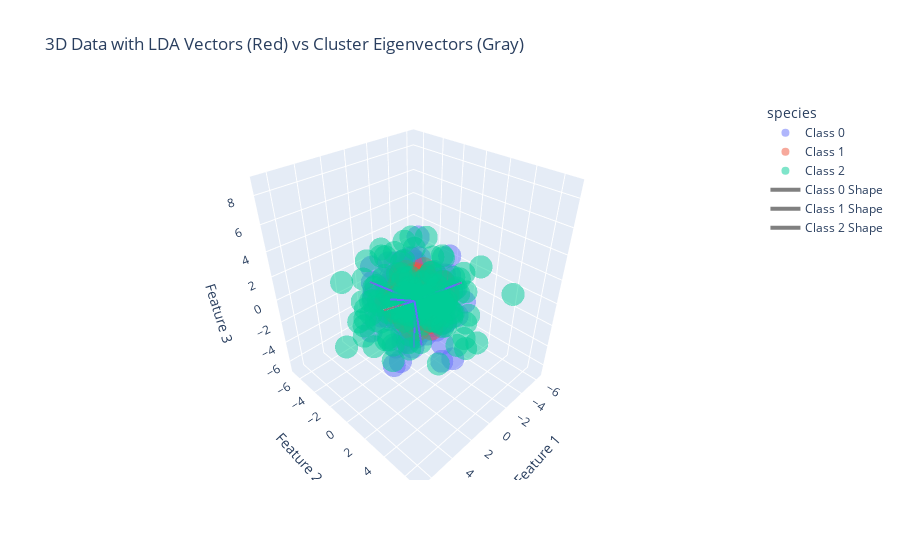

The notebook cell this image was saved under:
### Code cell
# --- A. Plot Per-Class Covariance Eigenvectors (The Shape of the Clusters) ---
unique_classes = np.unique(y)
for cls_idx in unique_classes:
    # Get data for this class
    class_data = X[y == cls_idx]
    class_mean = np.mean(class_data, axis=0)
    class_cov = np.cov(class_data, rowvar=False)
    
    # Calculate Eigenvalues and Eigenvectors
    vals, vecs = np.linalg.eigh(class_cov)
    
    # Draw all 3 eigenvectors for this class
    for i in range(len(vals)):
        vec = vecs[:, i]
        # Scale by std dev (sqrt of eigenvalue) for realistic sizing
        val = np.sqrt(vals[i]) * 2.0 
        
        end_point = class_mean + (vec * val)
        
        fig_3d.add_trace(go.Scatter3d(
            x=[class_mean[0], end_point[0]],
            y=[class_mean[1], end_point[1]],
            z=[class_mean[2], end_point[2]],
            mode='lines',
            line=dict(color='gray', width=4),
            name=f'Class {cls_idx} Shape' if i == 0 else None,
            showlegend=(i == 0)
        ))

fig_3d.show()

### Figure 1 — Plotly figure (JSON) as saved in the notebook; plotly's stock layout.template omitted (floating-point values rounded to 4 significant figures; data arrays with more than 128 entries replaced by an {"elided": "..."} marker saying what was removed)
{"data": [{"hovertemplate": "species=Class 0<br>Feature 1=%{x}<br>Feature 2=%{y}<br>Feature 3=%{z}<extra></extra>", "legendgroup": "Class 0", "marker": {"color": "#636efa", "opacity": 0.5, "symbol": "circle"}, "mode": "markers", "name": "Class 0", "scene": "scene", "showlegend": true, "type": "scatter3d", "x": {"elided": "150 float values"}, "y": {"elided": "150 float values"}, "z": {"elided": "150 float values"}}, {"hovertemplate": "species=Class 1<br>Feature 1=%{x}<br>Feature 2=%{y}<br>Feature 3=%{z}<extra></extra>", "legendgroup": "Class 1", "marker": {"color": "#EF553B", "opacity": 0.5, "symbol": "circle"}, "mode": "markers", "name": "Class 1", "scene": "scene", "showlegend": true, "type": "scatter3d", "x": {"elided": "150 float values"}, "y": {"elided": "150 float values"}, "z": {"elided": "150 float values"}}, {"hovertemplate": "species=Class 2<br>Feature 1=%{x}<br>Feature 2=%{y}<br>Feature 3=%{z}<extra></extra>", "legendgroup": "Class 2", "marker": {"color": "#00cc96", "opacity": 0.5, "symbol": "circle"}, "mode": "markers", "name": "Class 2", "scene": "scene", "showlegend": true, "type": "scatter3d", "x": {"elided": "150 float values"}, "y": {"elided": "150 float values"}, "z": {"elided": "150 float values"}}, {"line": {"color": "gray", "width": 4}, "mode": "lines", "name": "Class 0 Shape", "showlegend": true, "type": "scatter3d", "x": [4.089, 6.181], "y": [3.849, 3.627], "z": [4.116, 4.481]}, {"line": {"color": "gray", "width": 4}, "mode": "lines", "showlegend": false, "type": "scatter3d", "x": [4.089, 4.039], "y": [3.849, 1.723], "z": [4.116, 3.103]}, {"line": {"color": "gray", "width": 4}, "mode": "lines", "showlegend": false, "type": "scatter3d", "x": [4.089, 4.608], "y": [3.849, 4.938], "z": [4.116, 1.804]}, {"line": {"color": "gray", "width": 4}, "mode": "lines", "name": "Class 1 Shape", "showlegend": true, "type": "scatter3d", "x": [-3.938, -2.139], "y": [-4.024, -4.268], "z": [-3.971, -3.879]}, {"line": {"color": "gray", "width": 4}, "mode": "lines", "showlegend": false, "type": "scatter3d", "x": [-3.938, -4.074], "y": [-4.024, -5.535], "z": [-3.971, -5.331]}, {"line": {"color": "gray", "width": 4}, "mode": "lines", "showlegend": false, "type": "scatter3d", "x": [-3.938, -3.673], "y": [-4.024, -2.652], "z": [-3.971, -5.522]}, {"line": {"color": "gray", "width": 4}, "mode": "lines", "name": "Class 2 Shape", "showlegend": true, "type": "scatter3d", "x": [0.2547, 2.429], "y": [0.04131, 2.104], "z": [0.1321, -1.586]}, {"line": {"color": "gray", "width": 4}, "mode": "lines", "showlegend": false, "type": "scatter3d", "x": [0.2547, 3.305], "y": [0.04131, -1.062], "z": [0.1321, 2.668]}, {"line": {"color": "gray", "width": 4}, "mode": "lines", "showlegend": false, "type": "scatter3d", "x": [0.2547, -0.7586], "y": [0.04131, 3.309], "z": [0.1321, 2.773]}], "layout": {"legend": {"title": {"text": "species"}, "tracegroupgap": 0}, "scene": {"domain": {"x": [0, 1], "y": [0, 1]}, "xaxis": {"title": {"text": "Feature 1"}}, "yaxis": {"title": {"text": "Feature 2"}}, "zaxis": {"title": {"text": "Feature 3"}}}, "title": {"text": "3D Data with LDA Vectors (Red) vs Cluster Eigenvectors (Gray)"}}}
